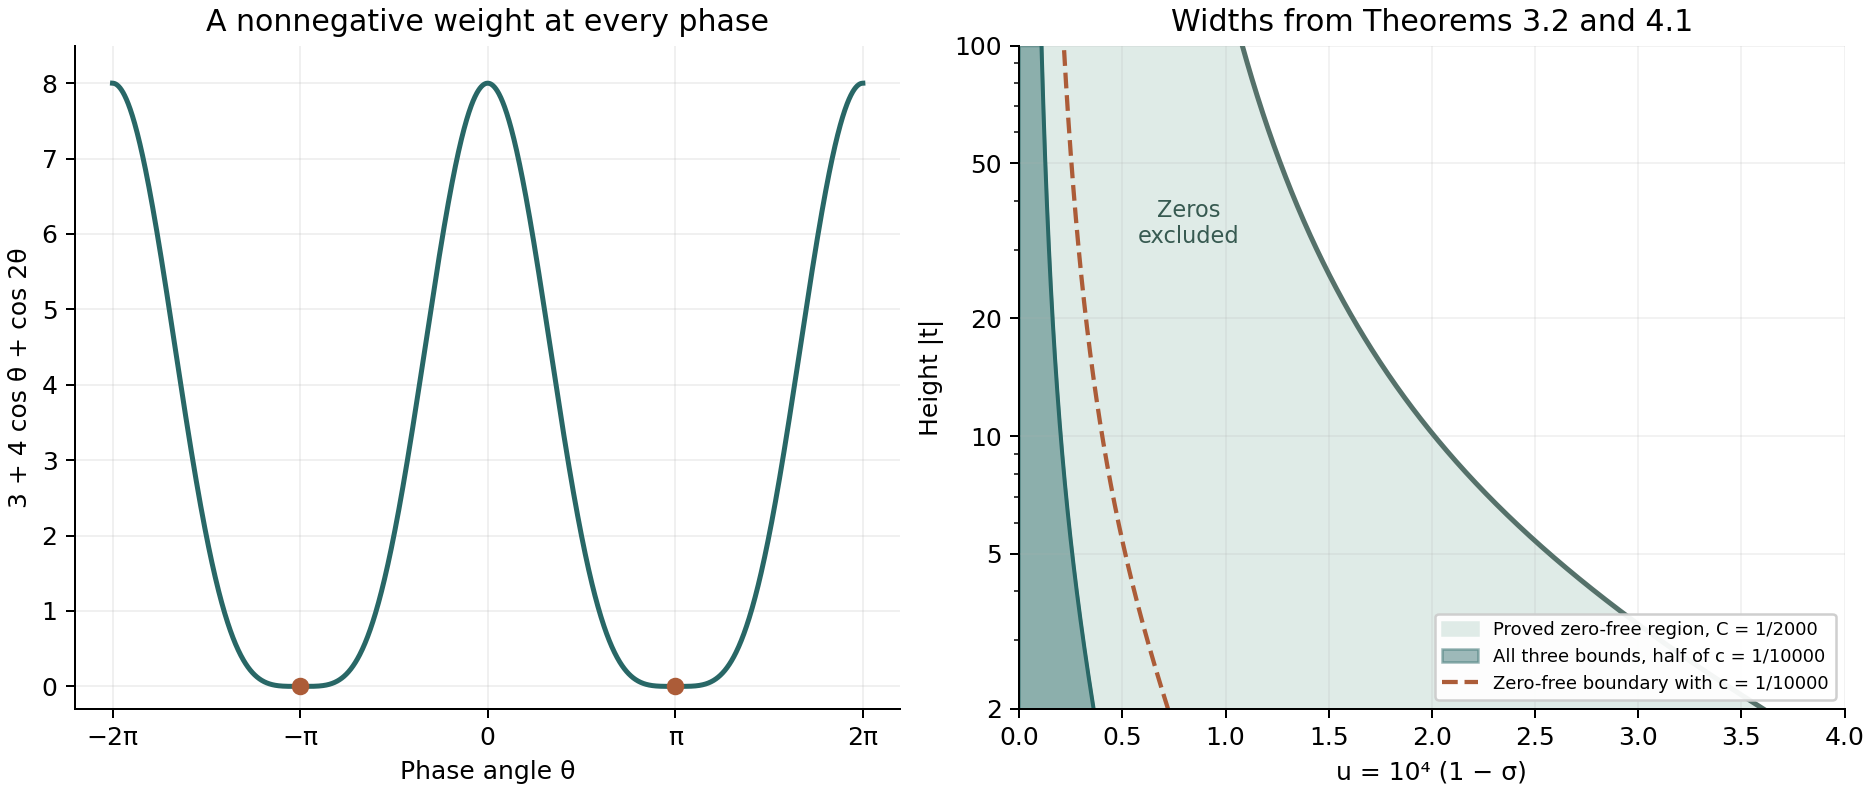

Recreate this plot in Python.
"""Original CC0 figure: the three-height weight and exact proved widths."""
from pathlib import Path
import numpy as np
import matplotlib
matplotlib.use('Agg')
import matplotlib.pyplot as plt

plt.rcParams.update({'font.size':10,'axes.spines.top':False,'axes.spines.right':False})
fig,(ax,bx)=plt.subplots(1,2,figsize=(10.4,4.4),layout='constrained')
theta=np.linspace(-2*np.pi,2*np.pi,2001)
ax.plot(theta,2*(1+np.cos(theta))**2,color='#286766',lw=2)
ax.scatter([-np.pi,np.pi],[0,0],color='#ac5c38',zorder=3)
ax.set_xticks([-2*np.pi,-np.pi,0,np.pi,2*np.pi],['−2π','−π','0','π','2π'])
ax.set(xlabel='Phase angle θ',ylabel='3 + 4 cos θ + cos 2θ',ylim=(-.3,8.5),title='A nonnegative weight at every phase')
ax.grid(alpha=.18)
t=np.geomspace(2,100,500);ell=np.log(t+2);wide=5/ell;normal=1/ell;half=.5/ell
bx.fill_betweenx(t,0,wide,color='#dfebe7',label='Proved zero-free region, C = 1/2000')
bx.fill_betweenx(t,0,half,color='#286766',alpha=.45,label='All three bounds, half of c = 1/10000')
bx.plot(wide,t,color='#55716a',lw=2)
bx.plot(normal,t,color='#ac5c38',ls='--',lw=1.7,label='Zero-free boundary with c = 1/10000')
bx.plot(half,t,color='#286766',lw=1.6)
bx.set_yscale('log');bx.set_yticks([2,5,10,20,50,100],['2','5','10','20','50','100'])
bx.set(xlim=(0,4),ylim=(2,100),xlabel='u = 10⁴ (1 − σ)',ylabel='Height |t|',title='Widths from Theorems 3.2 and 4.1')
bx.grid(alpha=.16)
bx.text(.82,35,'Zeros\nexcluded',ha='center',va='center',fontsize=9,color='#375a51')
bx.legend(loc='lower right',fontsize=7.2,framealpha=.94)
fig.savefig(Path(__file__).with_suffix('.png'),dpi=180)
plt.close(fig)
